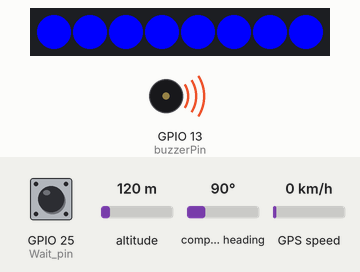
Recording of a sketch running on a simulated ESP32. Shown: 8 RGB LEDs in strip order, left to right, buzzer (waves = sounding, pin HIGH). The test bench sets the inputs (shaded band); at power-on: GPIO 25 (Wait_pin) HIGH, altitude 120 m, compass heading 90°, GPS speed 0 km/h. The GPS gets a fix after 3 s at 37.7749, -122.4194 with 8 satellites; no radio packets arrive unless stated; what the sketch prints to the serial monitor is not drawn.

Above: at 4.7 s.
At 33.8 s:
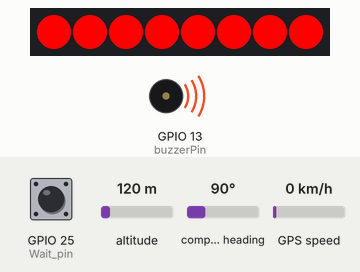
Timing chart, 0 to 39.5 s (numbered marks = the images above):
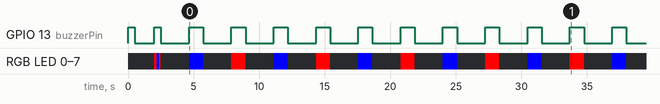

The sketch:

Beacon_Device.ino
```cpp
#include <LoRa.h>
#include <SPI.h>
#include <HardwareSerial.h>
#include <TinyGPS++.h>
#include <Adafruit_NeoPixel.h>

// -----------------------------
// LoRa Module Pins
// -----------------------------
#define LORA_SS 5
#define LORA_RST 14
#define LORA_DIO0 2

// -----------------------------
// GPS Pins (TX2 = GPIO17, RX2 = GPIO16)
// -----------------------------
#define GPS_RX 16
#define GPS_TX 17
HardwareSerial gpsSerial(2);  // UART2
TinyGPSPlus gps;

// -----------------------------
// Buzzer and NeoPixel
// -----------------------------
const int buzzerPin = 13;

// NeoPixel configuration
#define NEOPIXEL_PIN 21
#define NUMPIXELS 8
Adafruit_NeoPixel pixels(NUMPIXELS, NEOPIXEL_PIN, NEO_GRB + NEO_KHZ800);

// -----------------------------
// Timers and States
// -----------------------------
unsigned long previousMillisBuzzer = 0;
unsigned long previousMillisPixels = 0;
bool buzzerState = false;
bool colorToggle = false;  // For alternating red/blue flashes

void setup() {
  Serial.begin(115200);
  gpsSerial.begin(9600, SERIAL_8N1, GPS_RX, GPS_TX);
  Serial.println("GPS + LoRa Started");

  pinMode(25, INPUT_PULLUP);  // Wait pin

  Serial.println("Waiting for D33 to be pulled LOW...");
  while (digitalRead(25) == LOW) {
    delay(10);  // Short delay to prevent CPU hogging
  }

  Serial.println("D33 LOW detected, continuing...");

  // -----------------------------
  // Buzzer setup
  // -----------------------------
  pinMode(buzzerPin, OUTPUT);
  digitalWrite(buzzerPin, HIGH);
  delay(500);
  digitalWrite(buzzerPin, LOW);

  // -----------------------------
  // NeoPixel setup
  // -----------------------------
  pixels.begin();
  pixels.clear();
  pixels.show();

  // -----------------------------
  // LoRa setup
  // -----------------------------
  LoRa.setPins(LORA_SS, LORA_RST, LORA_DIO0);
  while (!LoRa.begin(433E6)) {
    Serial.println("LoRa init failed. Retrying...");
    delay(1000);
  }

  LoRa.setSyncWord(0xA5);
  Serial.println("LoRa Initialized");

  LoRa.beginPacket();
  LoRa.print("Beacon_Active");
  LoRa.endPacket();
}

void loop() {
  static char buffer[7] = {0};
  static int index = 0;

  // -----------------------------
  // GPS Reading
  // -----------------------------
  while (gpsSerial.available()) {
    char c = gpsSerial.read();
    buffer[index++] = c;
    if (index >= 6) index = 0;

    if (buffer[(index + 5) % 6] == '$' && buffer[(index + 0) % 6] == 'G' && buffer[(index + 1) % 6] == 'N') {
      gps.encode('$');
      gps.encode('G');
      gps.encode('P');
    } else {
      gps.encode(c);
    }
  }

  if (gps.location.isUpdated()) {
    float lat = gps.location.lat();
    float lng = gps.location.lng();

    LoRa.beginPacket();
    LoRa.print("Lat:");
    LoRa.print(lat, 6);
    LoRa.print(",Lng:");
    LoRa.print(lng, 6);
    LoRa.endPacket();

    delay(1000);
  }

  // -----------------------------
  // Buzzer non-blocking toggle
  // -----------------------------
  unsigned long currentMillis = millis();

  if (buzzerState && (currentMillis - previousMillisBuzzer >= 500)) {
    buzzerState = false;
    digitalWrite(buzzerPin, LOW);
    previousMillisBuzzer = currentMillis;
    pixels.clear();  // Turn off LEDs when buzzer off
    pixels.show();
  } else if (!buzzerState && (currentMillis - previousMillisBuzzer >= 2000)) {
    buzzerState = true;
    digitalWrite(buzzerPin, HIGH);
    previousMillisBuzzer = currentMillis;
  }

  // -----------------------------
  // Aggressive Red-Blue flashing while buzzer active
  // -----------------------------
  if (buzzerState) {
    if (currentMillis - previousMillisPixels >= 200) {  // Rapid flashing every 100ms
      previousMillisPixels = currentMillis;
      colorToggle = !colorToggle;

      uint32_t color = colorToggle ? pixels.Color(255, 0, 0) : pixels.Color(0, 0, 255);  // Red / Blue
      for (int i = 0; i < NUMPIXELS; i++) {
        pixels.setPixelColor(i, color);
      }
      pixels.show();
    }
  }
}
```

Measured:
- by itself, GPIO 13 (buzzerPin): goes LOW 1.5 s, HIGH 0.50 s, 11 × (LOW 2.2 s, HIGH 1.1 s), then LOW
- by itself, RGB LED 0–7: off → RGB(255, 0, 0) at 2.0 s, → RGB(0, 0, 255) 0.20 s later, → RGB(255, 0, 0) 0.20 s later, → off 0.10 s later, … (26 changes in this stretch)
- what the display in image 0 shows lasts 1.0 s, from 4.7 s to 5.7 s
